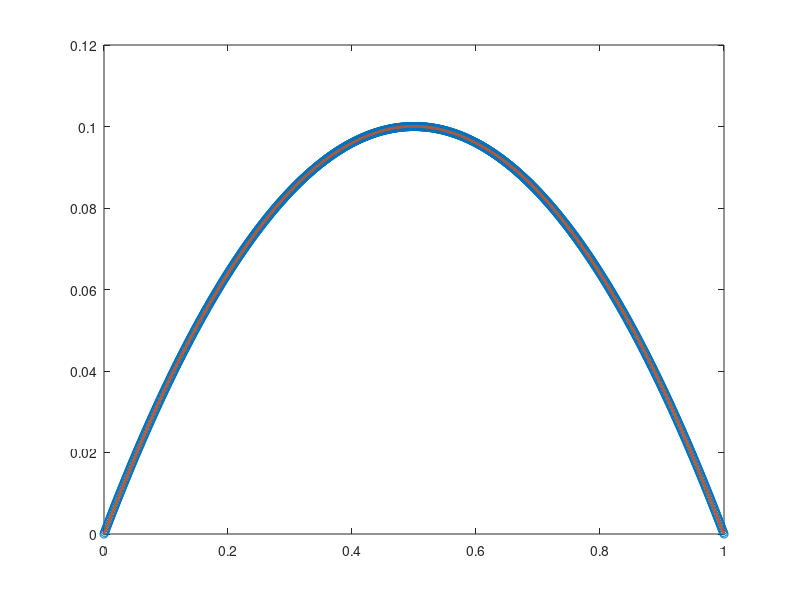

This chart was generated by the following MATLAB code:
% fourier series expansion of parabola
h = 0.1;
L = 1;
N = 1000;
x = linspace(0, 1, N);
yp = h*(1- (x-L/2).^2/((L/2)^2));

n_max = 10;
y = zeros(1,N);
for n=1:n_max
  if mod(n,2)==1
    An = 32*h/(n^3 * pi^3);
    y = y + An*sin(n*pi*x/L);
  end
end  

figure(1)
plot(x, yp, 'o', x, y, 'LineWidth', 2)
return  
